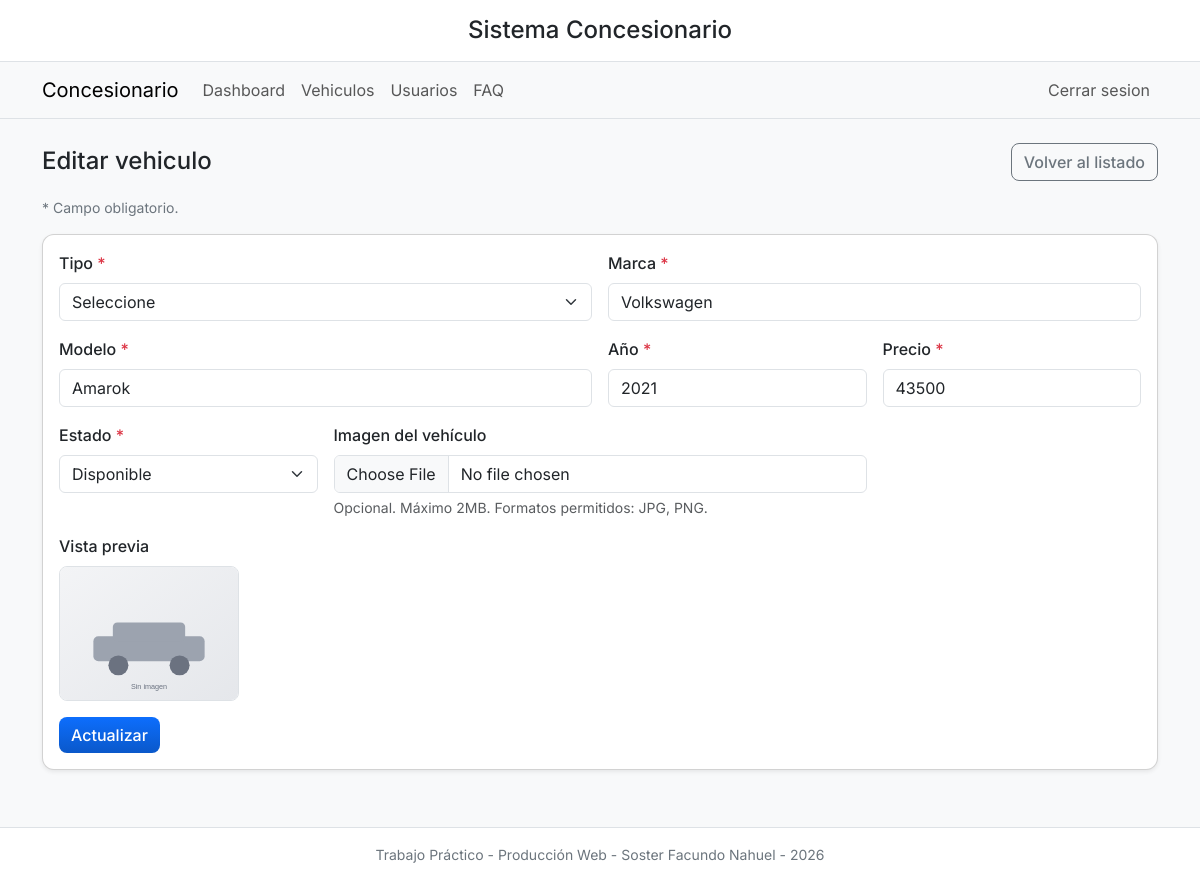
Page /vehicle_form.php?id=22 (signed in) on the earlier database version.
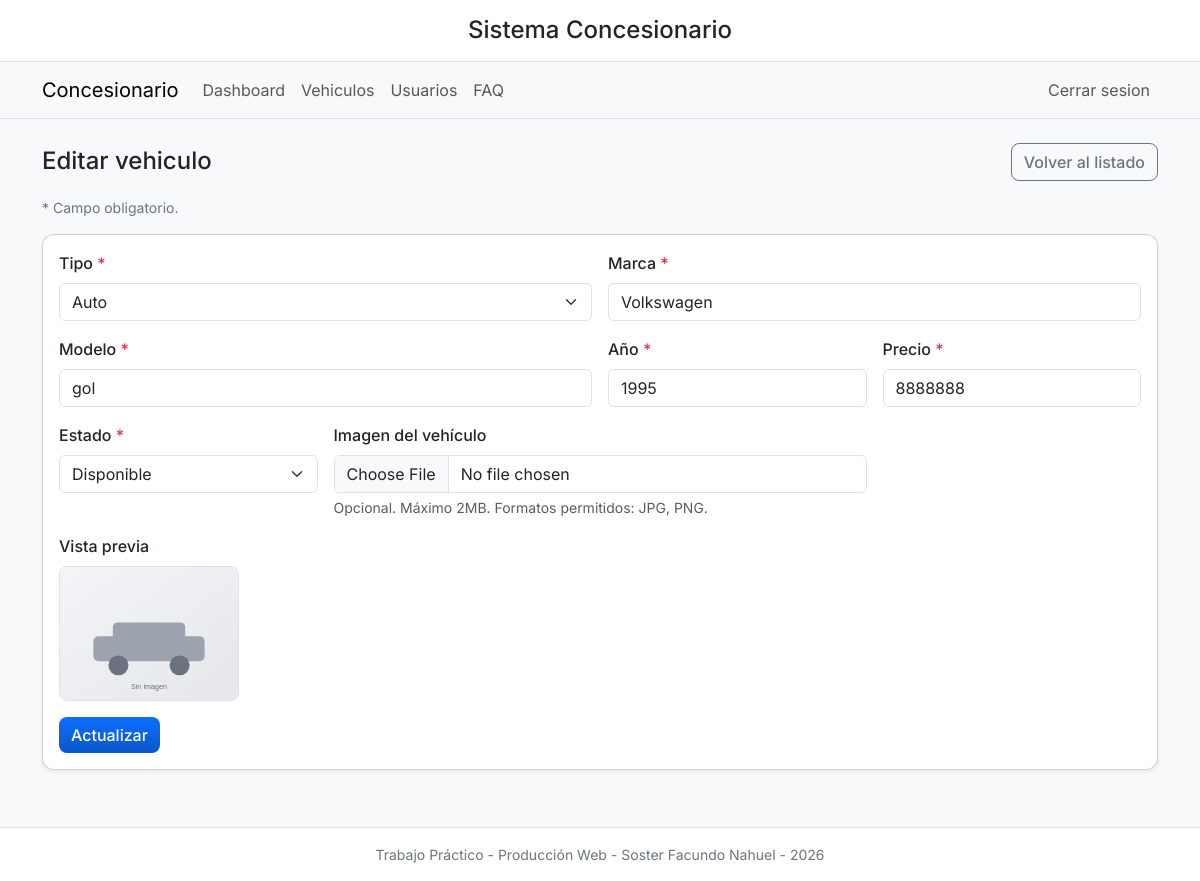
Same page on the later database version.
### tables this page shows
CREATE TABLE `vehicles` (
  `id` int(10) UNSIGNED NOT NULL,
  `type` varchar(50) DEFAULT NULL,
  `brand` varchar(100) NOT NULL,
  `model` varchar(100) NOT NULL,
  `year` smallint(5) UNSIGNED DEFAULT NULL,
  `price` decimal(10,2) NOT NULL DEFAULT 0.00,
  `image_name` varchar(255) DEFAULT NULL,
  `status` enum('disponible','vendido') NOT NULL DEFAULT 'disponible',
  `created_at` timestamp NOT NULL DEFAULT current_timestamp()
);

### public/vehicle_form.php (called while the page is built, shortened)
<?php
require_once __DIR__ . '/../src/Repositories/vehicle_repository.php';
$repo = new VehicleRepository();
if (!empty($_GET['id'])) {
    $id = (int)$_GET['id'];
    $vehicle = $repo->findById($id);
}
require __DIR__ . '/../src/Views/layout/base.php';

### src/Repositories/vehicle_repository.php (called while the page is built, shortened)
<?php
require_once __DIR__ . '/../../config/database.php';
class VehicleRepository {
    private PDO $db;
    public function __construct() {
        $this->db = Database::getConnection();
    }
    public function findById(int $id): ?Vehicle {
        try {
            $stmt = $this->db->prepare('SELECT * FROM vehicles WHERE id = :id LIMIT 1');
            $stmt->execute([':id' => $id]);
            $row = $stmt->fetch(PDO::FETCH_ASSOC);
            return Vehicle::fromArray($row);
        } catch (PDOException $e) {
            Logger::error('Error SQL en findById(Vehicle)', [
                'method' => __METHOD__,
                'id' => $id,
                'exception' => $e->getMessage(),
            ]);
            throw new RepositoryException('No se pudo consultar el vehículo por id.', 0, $e);
        }
    }
}

### config/database.php (called while the page is built, shortened)
<?php
class Database {
    private static $instance = null;
    private $host = "localhost";
    private $db_name = "concesionario";
    private $username = "root";
    private $password = "";
    private function __construct() {
        try {
            $this->conn = new PDO(
                "mysql:host=" . $this->host . ";dbname=" . $this->db_name . ";charset=utf8",
                $this->username,
                $this->password,
                [
                    PDO::ATTR_ERRMODE => PDO::ERRMODE_EXCEPTION,
                    PDO::ATTR_DEFAULT_FETCH_MODE => PDO::FETCH_ASSOC
                ]
            );
        } catch(PDOException $e) {
            die("Error de conexión: " . $e->getMessage());
        }
    }
    public static function getConnection() {
        if (self::$instance === null) {
            self::$instance = new self();
        }
        return self::$instance->conn;
    }
}

### src/Views/public/vehicle_form_content.php (the view, shortened to what the changed rows need)
<div class="d-flex flex-wrap justify-content-between align-items-center gap-2 mb-3">
    <h2 class="h4 mb-0"><?php echo $editing ? 'Editar vehiculo' : 'Agregar vehiculo'; ?></h2>
</div>
<div class="card shadow-sm">
    <div class="card-body">
        <form method="post" action="vehicle_process.php" class="row g-3" enctype="multipart/form-data">
            <div class="col-12 col-md-6">
                <label class="form-label" for="type">Tipo <span class="required">*</span></label>
                <select class="form-select" id="type" name="type" required>
                    <option value="">Seleccione</option>
                    <option value="Auto" <?php echo $type === 'Auto' ? 'selected' : ''; ?>>Auto</option>
                </select>
            </div>
            <div class="col-12 col-md-6">
                <label class="form-label" for="brand">Marca <span class="required">*</span></label>
                <input class="form-control" type="text" id="brand" name="brand" required value="<?php echo htmlspecialchars($brand); ?>">
            </div>
            <div class="col-12 col-md-6">
                <label class="form-label" for="model">Modelo <span class="required">*</span></label>
                <input class="form-control" type="text" id="model" name="model" required value="<?php echo htmlspecialchars($model); ?>">
            </div>
            <div class="col-12 col-md-3">
                <label class="form-label" for="year">Año <span class="required">*</span></label>
                <input class="form-control" type="number" id="year" name="year" required value="<?php echo htmlspecialchars($year); ?>">
            </div>
            <div class="col-12 col-md-3">
                <label class="form-label" for="price">Precio <span class="required">*</span></label>
                <input class="form-control" type="number" step="0.01" id="price" name="price" required value="<?php echo htmlspecialchars($price); ?>">
            </div>
            <div class="col-12 col-md-3">
                <label class="form-label" for="status">Estado <span class="required">*</span></label>
                <select class="form-select" id="status" name="status" required>
                    <option value="disponible" <?php echo ($status ?? 'disponible') === 'disponible' ? 'selected' : ''; ?>>Disponible</option>
                </select>
            </div>
        </form>
    </div>
</div>

Differences in the rows shown:
changed vehicles "Volkswagen": type (not shown) → "Auto"; model "Amarok" → "gol"; year "2021" → "1995"; price "43500" → "8888888"
Other differences:
form field type: "Seleccione" → (not shown)
